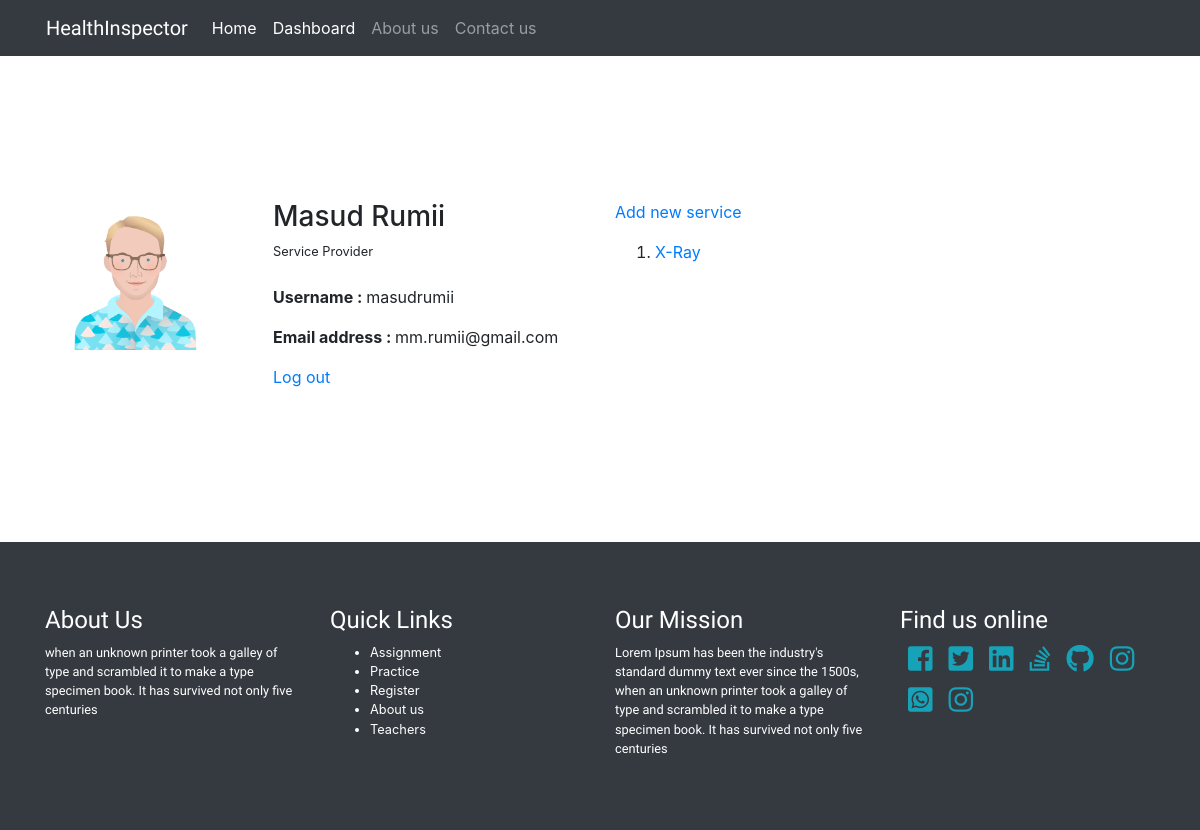
The app's page /dashboard (signed in) with its own data.
### database_setup.py (models this page shows, shortened)
class Users(UserMixin, Base):
    __tablename__ = 'Users'
    UserIDNumber = Column(Integer, primary_key=True, autoincrement=True, nullable=False)
    FullName = Column(String(50), nullable=False)
    UserType = Column(String(10), nullable=False)
    EmailAddress = Column(String(80), unique=False)
    Username = Column(String(50), unique=True)
    Password = Column(String(80), nullable=False)

class Service(Base):
    __tablename__ = 'Service'
    ServiceID = Column(Integer, primary_key=True, autoincrement=True, nullable=False)
    ServiceName = Column(String(100), nullable=False)
    Location = Column(String(20), nullable=False)
    DetailsLocation = Column(String(100), nullable=False)
    HospitalName = Column(String(100), nullable=False)
    Price = Column(Integer, nullable=True)
    Phone = Column(String(20), nullable=True)
    ServiceOwner = Column(Integer, ForeignKey(Users.UserIDNumber))
    Users = relationship(Users)

### server.py (the view)
@app.route('/dashboard')
@login_required
def dashboard():
    if current_user.UserType == 'Customer':
        return render_template('customer_dashboard.html')
    elif current_user.UserType == 'S_provider':
        services = session.query(Service).filter_by(ServiceOwner=current_user.UserIDNumber).all()
        return render_template('s_provider_dashboard.html', services=services)
    else: return redirect(url_for('home'))

### server.py (called while the page is built)
@app.teardown_request
def remove_session(ex=None):
    session.remove()

@login_manager.user_loader
def load_user(user_id):
    userId = session.query(Users).filter_by(UserIDNumber = int(user_id)).first()
    return userId

### templates/s_provider_dashboard.html
{% extends 'base.html' %}
{% block content %}
<section class="py-5">
    <div class="container py-5">
        <div class="row py-5">
            <div class="col-6">
                {% if current_user.is_authenticated %}
                <img class="mb-5 img-fluid col-4 float-left mr-5" src="{{url_for('static', filename='images/user.png')}}">
                <h3>{{current_user.FullName}}</h3>
                <p class="small mb-4">Service Provider</p>
                <p><strong>Username : </strong>{{current_user.Username}}</p>
                <p><strong>Email address : </strong>{{current_user.EmailAddress}}</p>
                <a class="mt-3" href="{{url_for('logout')}}">Log out</a>
                {% endif %}
            </div>
            <div class="col-6">
                <a href="{{ url_for('new_service') }}">Add new service</a>
                <ol class="my-3">
                {% for srv in services %}
                  <li><a href="{{url_for('comments', service_id = srv.ServiceID)}}">{{srv.ServiceName}}</li></a>
                {% endfor %}
                </ol>
            </div>
        </div>
    </div>
</section>
{% endblock %}

### records on screen
Users: FullName "Masud Rumii", Username "masudrumii", EmailAddress "mm.rumii@gmail.com"
Service: ServiceName "X-Ray"
